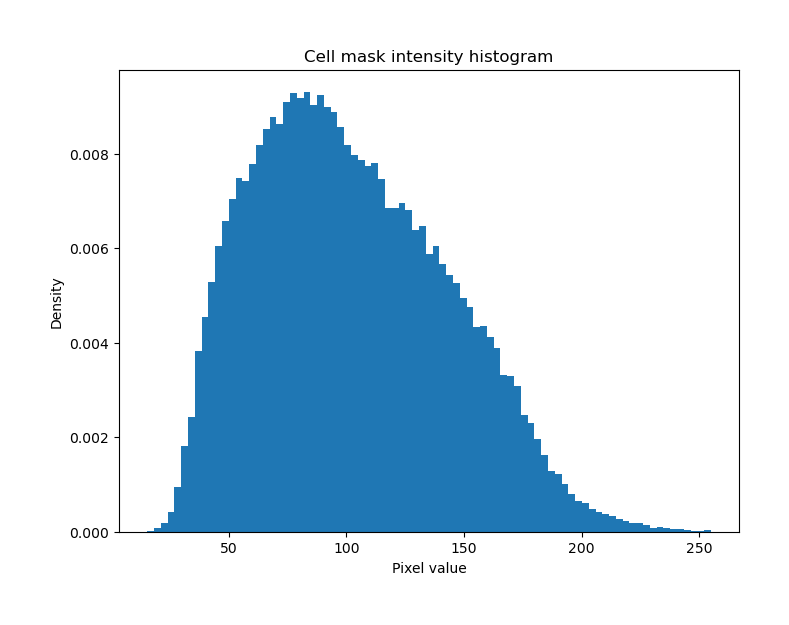
#> input picture build/lib/cellbin2/modules/report/assets/image/ssDNA_cell_intensity.png, 789 x 625 px
$ python resizetiff.py --input ../../build/lib/cellbin2/modules/report/assets/image/ssDNA_cell_intensity.png --output out.png
#> lines starting #> are read from the running program, lines starting #| are printed output that depends on the picture
import os

# 设置最大像素数为 2^40 (约 1 万亿像素)，可根据实际图片大小调整
# 注意：必须在 import cv2 之前执行
os.environ["OPENCV_IO_MAX_IMAGE_PIXELS"] = str(2**40)

import tifffile
import cv2
import numpy as np
import argparse
from pathlib import Path

def resize_grayscale_image(input_path, ratio, output_path):
    """
    缩小灰度图像

    参数:
        input_path: 原图像路径
        fx: X 方向缩小倍数 (例如 0.5 表示缩小到一半)
        fy: Y 方向缩小倍数 (例如 0.5 表示缩小到一半)
        output_path: 输出图像路径
    """
#> called with ratio = 0.235, output_path = 'out.png'
    # 检查输入文件是否存在
    if not os.path.exists(input_path):
        raise FileNotFoundError(f"输入文件不存在：{input_path}")

    # 读取灰度图像 (使用 cv2.IMREAD_GRAYSCALE)
    img = cv2.imread(input_path, cv2.IMREAD_GRAYSCALE)
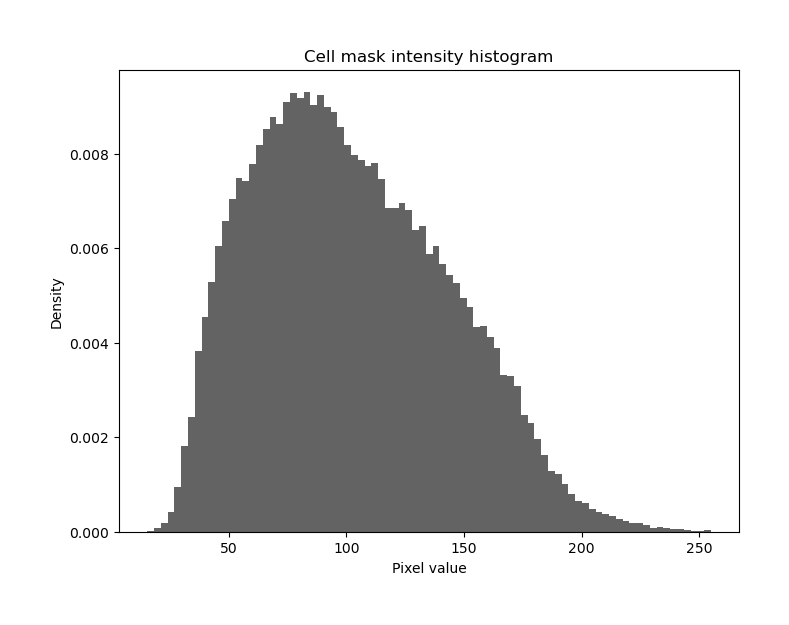
#> img: shape (625, 789); min 0, max 255, mean 217.4

    if img is None:
        raise ValueError(f"无法读取图像文件或不是有效的图像格式：{input_path}")

    # 获取原始尺寸
    height, width = img.shape[:2]
#> height = 625; width = 789
    print(f"原始图像尺寸: {width} x {height}")
#| 原始图像尺寸: 789 x 625

    # 计算新尺寸
    new_width = int(width * ratio)
#> new_width = 185
    new_height = int(height * ratio)
#> new_height = 146

    # 确保新尺寸至少为 1
    new_width = max(1, new_width)
    new_height = max(1, new_height)

    print(f"缩小倍数: ratio={ratio}")
    print(f"新图像尺寸: {new_width} x {new_height}")
#| 新图像尺寸: 185 x 146

    # 使用 INTER_AREA 插值方法进行缩小 (适合图像缩小，效果较好)
    resized_img = cv2.resize(img, (new_width, new_height), interpolation=cv2.INTER_AREA)
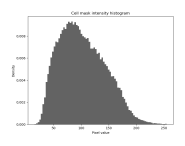
#> resized_img: shape (146, 185); min 99, max 255, mean 217.4

    # 确保输出目录存在
    output_dir = os.path.dirname(output_path)
    if output_dir and not os.path.exists(output_dir):
        os.makedirs(output_dir)

    # 保存缩小后的图像
    cv2.imwrite(output_path, resized_img)
    print(f"缩小后的图像已保存到：{output_path}")

    return resized_img

if __name__ == "__main__":
    parser = argparse.ArgumentParser(description="缩小 TIF 图像")
    parser.add_argument("-i", "--input", required=True, help="输入tiff路径")
    parser.add_argument("-o", "--output", required=True, help="输出tiff路径")
    parser.add_argument("-ratio", type=float, default=0.235, help="X 方向缩小倍数 (默认: 0.235)")

    args = parser.parse_args()

    resize_grayscale_image(args.input, args.ratio, args.output)
